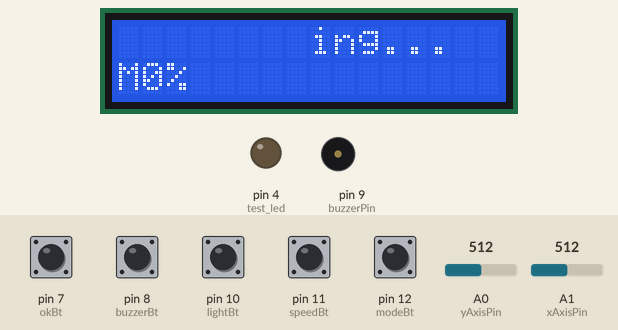
Bench run of a sketch on a simulated Arduino Uno, built with avr-gcc and run on an emulated ATmega328P. Shown: 16×2 character LCD, output pins drawn as LEDs (lit = HIGH), buzzer (waves = sounding). Inputs (shaded band) come from the test bench; at power-on: pin 7 (okBt), pin 8 (buzzerBt), pin 10 (lightBt), pin 11 (speedBt), pin 12 (modeBt) HIGH, A0 (yAxisPin) = 512, A1 (xAxisPin) = 512. What the sketch prints to the serial monitor is not drawn.

Above: at 1.2 s.
1.3 s: pin 8 (buzzerBt) pulled LOW for 0.15 s
At 2.2 s:
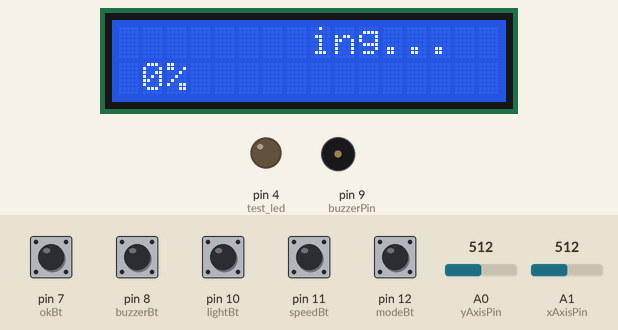
2.9 s: pin 10 (lightBt) pulled LOW for 0.15 s
At 3.3 s:
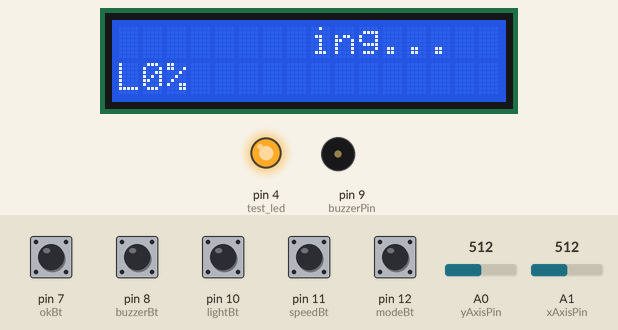
4.5 s: A0 (yAxisPin) set to 594
6.0 s: A0 (yAxisPin) set to 622
At 6.4 s:
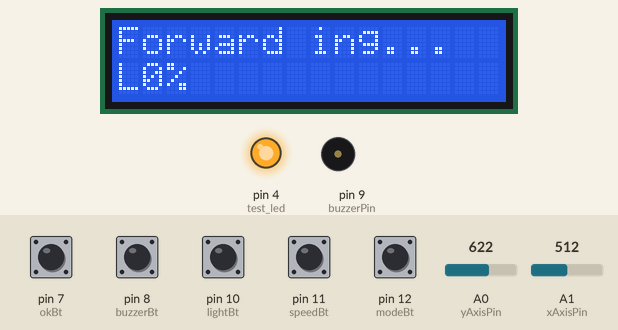
7.5 s: pin 8 (buzzerBt) pulled LOW for 1 s
At 9.7 s:
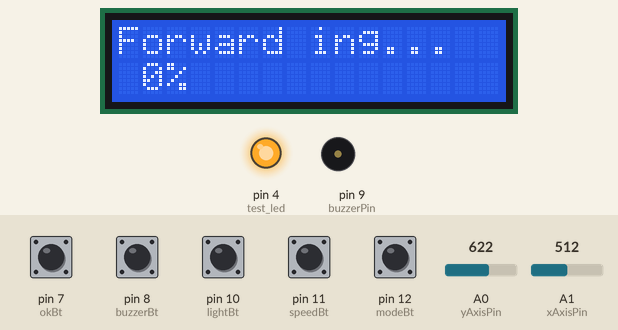
10.0 s: pin 7 (okBt) pulled LOW for 0.15 s
At 10.7 s:
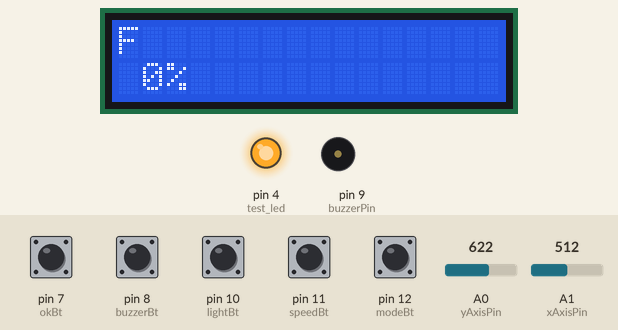
Timing chart, 0 to 12.6 s (numbered marks = the images above; inputs shaded):
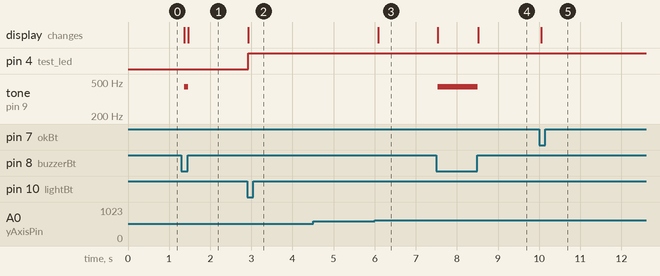

Measured:
- the behaviour switches between 606 and 607 on A0 (yAxisPin) (found by bisection; images 2 and 3)
- after the input at 1.3 s, tone on pin 9 (buzzerPin): silent → 440 Hz after 0.07 s, → silent 0.10 s later; the display: first changes after 0.07 s (image 1 shows a later state)
- after the input at 2.9 s, pin 4 (test_led): LOW → HIGH at once; the display: changes at once (image 2)
- after the input at 4.5 s, every drawn part: stays the same
- after the input at 6.0 s, the display: changes after 0.08 s (image 3)
- after the input at 7.5 s, tone on pin 9 (buzzerPin): silent → 440 Hz at once, → silent 0.97 s later; the display: first changes at once (image 4 shows a later state)
- after the input at 10.0 s, the display: changes after 0.05 s (image 5)

The sketch:

Controller.ino
```cpp
// Note: To know more about this project, please refer to the 'About.txt' file

// Including all project files in this main file
#include "Variables.h"
#include "Functions.h"

// Creating a Bluetooth Instance
const int RX_PIN = 2;
const int TX_PIN = 3;
SoftwareSerial bluetoothSerial(RX_PIN, TX_PIN);

// Board Elements Variables
const int buzzerBt = 8;
const int lightBt = 10;
const int speedBt = 11;
const int modeBt = 12;
const int buzzerPin = 9;
const int okBt = 7;
const int test_led = 4;
const int xAxisPin = A1;
const int yAxisPin = A0;


// Defining Variables
Modes mode = MANUAL;
bool light_state = false;
bool buzzer_state = false;
int current_speed = 60;
int current_mode = 1; // Manual Mode

bool lightBt_pressed = false;
bool speedBt_pressed = false;
bool modeBt_pressed = false;
bool modeBt2_pressed = false;
bool buzzer_pressed = false;
bool okBt_pressed = false;

bool mode_loop = true;
bool break_mode = false;

bool isConnected = false;

// JoyStick Variables
int x_postion;
int y_postion;
const int error_x_axis = 50;
const int error_y_axis = 100;
char direction = 'o';

// Defining Objects
LiquidCrystal_I2C lcd(0x27,16,2);


// Setup Function
void setup() {
  Serial.begin(9600); // Setting serial communication to 9600 bit/second
  bluetoothSerial.begin(9600); // Setting bluetooth serial communication to 9600 bit/second

  // Specifying pins as i/o
  pinMode(buzzerBt, INPUT_PULLUP);
  pinMode(lightBt, INPUT_PULLUP);
  pinMode(speedBt, INPUT_PULLUP);
  pinMode(modeBt, INPUT_PULLUP);
  pinMode(okBt, INPUT_PULLUP);
  pinMode(test_led, OUTPUT);

  // Initializing the lcd
  lcd.init();
  lcd.backlight();
  lcd.home();

  // Initializing board elements
  SetLights(false);
  current_speed = SetSpeed(100);
  SetMode(1); // Setting the mode to Manual as by default
  Alert("Connecting...");
}


// Main Loop Function
void loop() {
  // Informing the user the connection is successfully established
  if(bluetoothSerial.available()){
    if(bluetoothSerial.read()=='c'){
      if(isConnected == false){
        ClearLCD();
        Alert("Connected!");
        isConnected = true;
      }
    }
  }

  // Controlling the buzzer
  while(digitalRead(buzzerBt) == LOW){
    if(!buzzer_pressed){
      buzzer_state = true;
      SetBuzzer(buzzer_state);
    }
    buzzer_pressed = true;
    Send();
  }
  if(buzzer_state){
    buzzer_state = false;
    SetBuzzer(buzzer_state);
    buzzer_pressed = false;
  }

  // Controlling the lights
  while(digitalRead(lightBt) == LOW){
    if(!lightBt_pressed){
      light_state = !light_state;
      SetLights(light_state);
    }
    lightBt_pressed = true;
  }
  lightBt_pressed = false;

  // Controlling speed limits
  while(digitalRead(speedBt) == LOW){
    if(!speedBt_pressed){
      current_speed = SetSpeed(current_speed);
    }
    speedBt_pressed = true;
  }
  speedBt_pressed = false;

  // Changing the mode
  while(digitalRead(modeBt) == LOW){
    if(!modeBt_pressed){

      while(break_mode == false){
        while(digitalRead(modeBt) == LOW){
          if(!modeBt2_pressed){
            String full_question = "Switch to ";
            current_mode++;
            if(current_mode<=3){
              full_question += KnowingNextMode(current_mode);
              full_question += "?";
              Alert("                ");
              Alert(full_question);
            }
            else{
              current_mode = 1;
              full_question += KnowingNextMode(current_mode);
              Alert("                ");
              Alert(full_question);
            }
          }
          modeBt2_pressed = true;
        }
        modeBt2_pressed = false;

        while(digitalRead(okBt) == LOW){
          if(!okBt_pressed){
            Alert("                ");
            current_mode = ModeToInt(KnowingNextMode(current_mode));
            SetMode(current_mode);
            Serial.print("The current setted mode is: ");
            Serial.print(KnowingNextMode(current_mode));
            Serial.print(" ");
            Serial.println(current_mode);
            break_mode = true;
          }
          okBt_pressed = true;
        }
        okBt_pressed = false;
      }
    }
    modeBt_pressed = true;
    break_mode = false;
  }
  modeBt_pressed = false;

  // Making the "OK" button work as a clear button for the display
  while(digitalRead(okBt) == LOW){
    if(!okBt_pressed){
      Alert("                ");
    }
    okBt_pressed = true;
  }
  okBt_pressed = false;

  // Displaying current direction
  // Updating data
  x_postion = analogRead(xAxisPin);
  y_postion = analogRead(yAxisPin);
  if(y_postion > 506+error_y_axis){
    if(direction != 'f'){
      direction = 'f';
      SetDirection(direction);
    }
  }
  else if(y_postion<506-error_y_axis){
    if(direction != 'b'){
      direction = 'b';
      SetDirection(direction);
    }
  }
  else if(x_postion > 501+error_x_axis){
    if(direction != 'r'){
      direction = 'r';
      SetDirection(direction);
    }
  }
  else if(x_postion<501-error_x_axis){
    if(direction != 'l'){
      direction = 'l';
      SetDirection(direction);
    }
  }
  else if(direction != 'o'){
    direction = 'o';
    SetDirection(direction);
    Serial.println(direction);
  }

  Send();
  delay(50);
}
```

Functions.h
```cpp
// Fnuctions Header File

// Definig this file
#ifndef FUNCTIONS_H
#define FUNCTIONS_H

// Core Code
#include <Arduino.h>
#include <Wire.h>
#include "Variables.h"

// UI Functions
void checkBluetoothConnection();
void Alert(String message);
void SetMode(int switch_mode);
void SetBuzzer(bool buzzer_state);
void BuzzISR();
void SetBuzzer(bool buzzer_state);
void SetLights(bool light_state);
int SetSpeed(int current_speed);
void RobotSpeed(int current_robot_speed);
String KnowingNextMode(int current_mode);
int ModeToInt(String stringMode);
void Send();
void SetDirection(char direction);
void ClearLCD();


// For debugging stuff
void Display(int xPosition, int yPosition);

#endif
```

FunctionsCode.cpp
```cpp
// Functions File

// Including needed libraries
#include "Functions.h"
#include "Variables.h"
#include <Wire.h>

// Clearing the LCD
void ClearLCD(){
  lcd.setCursor(1, 0);
  lcd.print("                ");
}

// Alert message for the LCD display
void Alert(String message){
  lcd.setCursor(1, 0);
  lcd.print(message);
}

// To now what the next mode would be
String KnowingNextMode(int current_mode){
  switch(current_mode){
    case 1: // MANUAL
      return "Manual";
      break;
    case 2: // AUTO
      return "Auto";
      break;
    case 3: // LINE_FOLLOWER
      return "Line Following";
      break;
  }
}

// Turning the mode from string to its representitive integer
int ModeToInt(String stringMode){
  if(stringMode == "Manual"){
    return 1;
  }
  else if(stringMode == "Auto"){
    return 2;
  }
  else if(stringMode == "Line Following"){
    return 3;
  }
}

// Setting the mode
void SetMode(int switch_mode){
  lcd.setCursor(0, 8);
  switch(switch_mode){
    case 1: // MANUAL
      lcd.print("M");
      mode = MANUAL;
      direction = ' ';
      break;
    case 2: // AUTO
      lcd.print("A");
      mode = AUTO;
      direction = 'o';
      break;
    case 3: // LINE_FOLLOWER
      lcd.print("L");
      mode = LINE_FOLLOWER;
      direction = 'o';
      break;
  }
}

// Turning on the buzzer (beeping / stop beeping)
void SetBuzzer(bool buzzer_state){
  lcd.setCursor(0, 9);
  if(buzzer_state){
    lcd.print("B");
    tone(buzzerPin,440); //360
  }
  else{
    lcd.print(" ");
    noTone(buzzerPin);
  }
}

// Toggling the indicator light
void SetLights(bool light_state){
  lcd.setCursor(0, 10);
  if(light_state){
    lcd.print("L");
    digitalWrite(4, HIGH);
  }
  else{
    lcd.print(" ");
    digitalWrite(4, LOW);
  }
}

// Changing the speed
int SetSpeed(int current_speed){
  int new_speed;
  switch(current_speed){
    case 60: // 60% is power saving mode
      new_speed = 80;
      break;
    case 80: // 80% is high speed
      new_speed = 100;
      break;
    case 100: // 100% is Nitro
      new_speed = 60;
      break;
  }
  // displaying the new speed
  lcd.setCursor(0, 11);
  lcd.print("P");
  lcd.print("    "); // reset the space
  lcd.setCursor(0, 12);
  lcd.print(new_speed);
  lcd.print("%");

  return new_speed;
}

// Displaying the current position given by the Joystick (Generally Used For debugging)
void Display(int xPosition, int yPosition){
  lcd.setCursor(1, 2);
  lcd.print("             ");
  lcd.setCursor(1, 2);
  lcd.print("x=");
  lcd.print(xPosition);
  lcd.print(" y=");
  lcd.print(yPosition);
}

// Displaying the current direction on the controller LCD
void SetDirection(char dir){
  lcd.setCursor(0, 0);
  lcd.print("        ");
  lcd.setCursor(0, 0);
  switch(dir){
    case 'f':
      lcd.print("Forward");
      break;
    case 'b':
      lcd.print("Backawrd");
      break;
    case 'l':
      lcd.print("Left");
      break;
    case 'r':
      lcd.print("Right");
      break;
    case 'o':
      lcd.print("        ");
      break;
  }
}

void Send(){
  // Sending data
  bluetoothSerial.print(x_postion);
  bluetoothSerial.print("|");
  bluetoothSerial.print(y_postion);
  bluetoothSerial.print("$");
  bluetoothSerial.print(buzzer_state);
  bluetoothSerial.print("@");
  bluetoothSerial.print(light_state);
  bluetoothSerial.print("#");
  bluetoothSerial.print(current_mode);
  bluetoothSerial.print("~");
  bluetoothSerial.println(current_speed);

  // // For testing (debugging)
  // Serial.print(x_postion);
  // Serial.print("|");
  // Serial.print(y_postion);
  // Serial.print("$");
  // Serial.print(buzzer_state);
  // Serial.print("@");
  // Serial.print(light_state);
  // Serial.print("#");
  // Serial.print(current_mode);
  // Serial.print("~");
  // Serial.println(current_speed);
}
```

Variables.h
```cpp
// Variables File

// Definig this file
#ifndef VARIABLES_H
#define VARIABLES_H

// UI variables
#include "LiquidCrystal_I2C.h"
extern LiquidCrystal_I2C lcd;

// Bluetooth object
#include <SoftwareSerial.h>
extern SoftwareSerial bluetoothSerial;

// Buttons' Pins
extern const int xAxisPin;
extern const int yAxisPin;
extern const int buzzerBt;
extern const int lightBt;
extern const int powerBt;
extern const int modeBt;
extern const int okBt;
extern const int buzzerPin;

// Variables for the element state
enum Modes {
  MANUAL,
  AUTO,
  LINE_FOLLOWER
};

extern Modes mode;
extern bool buzzer_state;
extern bool light_state;
extern int current_speed;
extern int current_mode;

extern bool lightBt_pressed;
extern bool speedBt_pressed;
extern bool modeBt_pressed;
extern bool modeBt2_pressed;
extern bool buzzer_pressed;
extern bool okBt_pressed;

extern bool mode_loop;
extern bool break_mode;

// JoyStick Variables
extern int x_postion;
extern int y_postion;
extern const int error_x_axis;
extern const int error_y_axis;
extern char direction;
extern const int xAxisPin;
extern const int yAxisPin;

#endif
```
